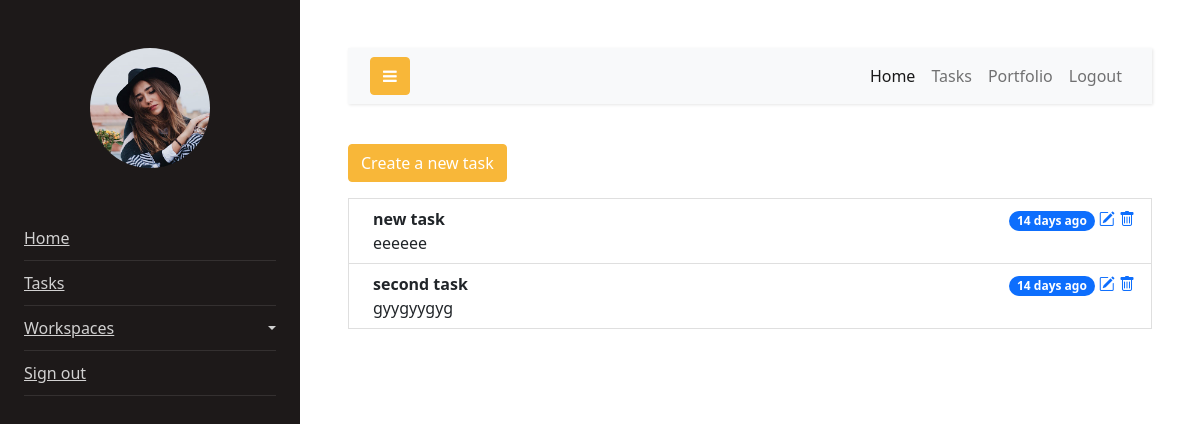
The page /changes (signed in) on the database its author committed.
### tables this page shows
CREATE TABLE tasks(
        id INTEGER PRIMARY KEY AUTOINCREMENT,
        title CHAR(50),
        description VARCHAR(255),
        status DEFAULT 0,
        creator VARCHAR(24),
        created_on VARCHAR(24),
        start_date DATE,
        end_date DATE,
        FOREIGN KEY(creator) REFERENCES users(username)
    );

### app.py (the view)
@app.route("/changes")
def get_changes():
    if request.method == 'GET':
        form = TaskForm()
        creator = session['username']
        tasks = model.task.retrieve_tasks(creator)
        return render_template("changes.html", tasks = tasks, form = form)

### app.py (called while the page is built)
@app.before_request
def before_request():
    g.username = None
    if 'username' in session:
        g.username = session['username']

### model.py (called while the page is built)
    def retrieve_tasks(self, creator):
        self.creator = creator
        connection = sqlite3.connect('todo_app.db', check_same_thread=False)
        connection.row_factory = sqlite3.Row
        cursor = connection.cursor()
        cursor.execute(f""" SELECT * FROM tasks WHERE creator = '{self.creator}' ; """)
        tasks = cursor.fetchall()
        connection.commit()
        cursor.close()
        connection.close()
        return tasks

### templates/changes.html (shortened to what this page needs)
{% extends "layout/profile.html" %}
{% block profile %}
      <div id="content" class="p-4 p-md-5">
        <nav class="navbar navbar-expand-lg navbar-light bg-light">
          <div class="container-fluid">
            <button type="button" id="sidebarCollapse" class="btn btn-primary">
              <i class="fa fa-bars"></i>
            </button>
            <div class="collapse navbar-collapse" id="navbarSupportedContent">
              <ul class="nav navbar-nav ml-auto">
                <li class="nav-item active">
                    <a class="nav-link" href="/profile">Home</a>
                </li>
                <li class="nav-item">
                    <a class="nav-link" href="/changes">Tasks</a>
                </li>
                <li class="nav-item">
                    <a class="nav-link" href="#">Portfolio</a>
                </li>
                <li class="nav-item">
                    <a class="nav-link" href="/logout">Logout</a>
                </li>
              </ul>
            </div>
          </div>
        </nav>
        <p>
            <a class="btn btn-primary" data-bs-toggle="collapse" href="#collapseExample" role="button" aria-expanded="false" aria-controls="collapseExample">
              Create a new task
            </a>
          </p>
      {% for task in tasks %}
      <li class="list-group list-group-numbered">
        <li class="list-group-item d-flex justify-content-between align-items-start">
          <div class="ms-2 me-auto">
            <div class="fw-bold">{{ task["title"] }}</div>
            {{ task["description"] }}
          </div>
          <div>
            <span class="badge bg-primary rounded-pill">14 days ago</span>
            <span><a href="http://"><i class="bi bi-pencil-square"></i></a></span>
            <span><a href="http://"><i class="bi bi-trash"></i></a></span>
          </div>
        </li>
      </li>
      {% endfor %}
{% endblock profile %}

### rows shown on the page
tasks: title "new task", description "eeeeee"
tasks: title "second task", description "gyygyygyg"
